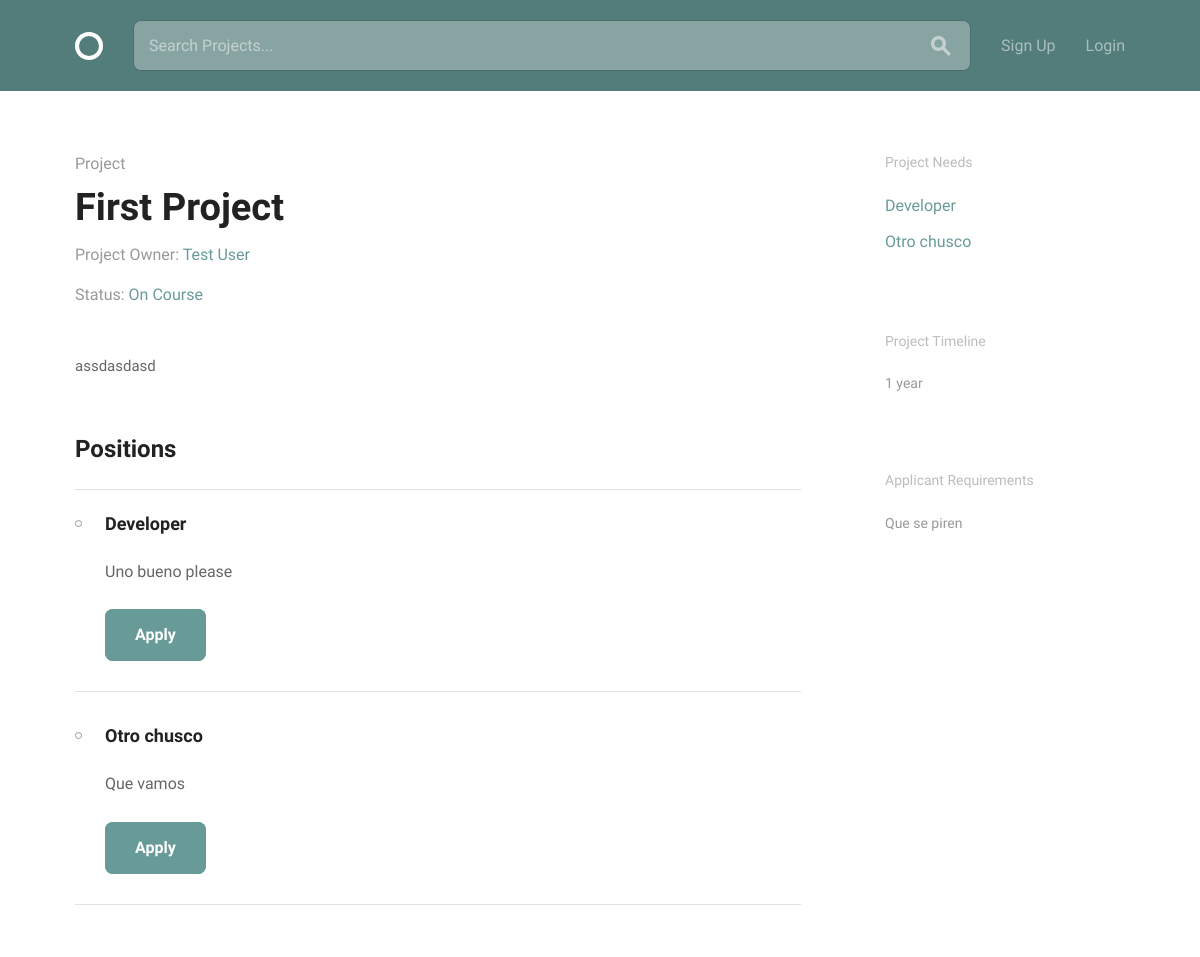
The app's page /projects/6 with its own data.
### projects/models.py (models this page shows, shortened)
class Project(models.Model):
    owner = models.ForeignKey(settings.AUTH_USER_MODEL, on_delete=models.CASCADE, related_name="project")
    title = models.CharField(max_length=30)
    description = models.CharField(max_length=140)
    requirements = models.CharField(max_length=100)
    timeline = models.CharField(max_length=30, blank=True, default="")
    completed = models.BooleanField(default=False)
    positions = models.ManyToManyField(Position, blank=False)

class Position(models.Model):
    title = models.CharField(max_length=30)
    description = models.CharField(max_length=140)
    applications = models.ManyToManyField('Application', blank=True, related_name="position_applications")

### accounts/models.py (models this page shows, shortened)
class User(AbstractBaseUser, PermissionsMixin):
    username = models.CharField(max_length=50, unique=True)
    email = models.EmailField(unique=True)
    date_joined = models.DateTimeField(default=timezone.now)
    is_active = models.BooleanField(default=True)
    is_staff = models.BooleanField(default=False)
    objects = UserManager()
    USERNAME_FIELD = "email"
    REQUIRED_FIELDS = ["username"]

### profiles/models.py (models this page shows, shortened)
class Profile(models.Model):
    user = models.OneToOneField(settings.AUTH_USER_MODEL, on_delete=models.CASCADE, related_name="profile")
    display_name = models.CharField(max_length=100, null=True, blank=True)
    bio = models.CharField(max_length=140, blank=True, default="")
    avatar = models.ImageField(upload_to="avatars/", blank=True, null=True)
    skills = models.ManyToManyField(Skill, blank=True)

### projects/views.py (the view)
# urls.py: url(r"^(?P<pk>\d+)$", views.ProjectView.as_view(), name="view-project"),
class ProjectView(generic.TemplateView):
    model = models.Project
    template_name = "projects/project.html"
    def get_object(self):
        return get_object_or_404(self.model, pk=self.kwargs.get('pk'))
    def get_context_data(self, **kwargs):
        context = super(ProjectView, self).get_context_data(**kwargs)
        context['project'] = self.get_object()
        return context

### projects/templates/projects/project.html (shortened to what this page needs)
{% extends "layout.html" %}
{% load static from staticfiles %}
{% block content %}
  <div class="bounds circle--page circle--article">
    <div class="grid-70">
      <div class="circle--article--header">
        <h4 class="circle--article--section">Project</h4>
        <h1 class="circle--article--title">{{ project.title }}</h1>
        <p class="circle--article--byline">Project Owner: <a style="text-decoration: none" title="Click to view user's profile" href="{% url 'profiles:view-profile' %}">{{ project.owner.profile.display_name }}</a></p>
        <p class="circle--article--byline">Status: {% if project.completed %}<a style="text-decoration: none" title="Click to mark as On Course" href="{% url 'projects:change-status' pk=project.pk %}">Completed</a> {% else %} <a style="text-decoration: none" title="Click to mark as Completed" href="{% url 'projects:change-status' pk=project.pk %}">On Course</a> {% endif %}</p>
      </div>
      <div class="circle--article--body">
        {{ project.description }}
      </div>
      <div class="circle--project--positions">
        <h2>Positions</h2>
        <ul class="circle--group--list">
          {% for position in project.positions.all %}
          <li>
            <h3 id="{{ position.title }}">{{ position.title }}</h3>
            <p>{{ position.description }}</p>
            <a class="button button-primary" href="{% url 'projects:apply' project_pk=project.pk pk=position.pk %}">Apply</a>
          </li>
          {% endfor %}
        </ul>
      </div>
    </div>
    <div class="grid-25 grid-push-5">
      <div class="circle--secondary--module">
        <h3>Project Needs</h3>
        <ul class="circle--link--list">
          {% for position in project.positions.all %}
              <li><a href="#{{ position.title }}">{{ position.title }}</a></li>
           {% endfor %}
        </ul>
      </div>
      <div class="circle--secondary--module">
        <h3>Project Timeline</h3>
        <p>{{ project.timeline }}</p>
      </div>
      <div class="circle--secondary--module">
        <h3>Applicant Requirements</h3>
        <p>{{ project.requirements }}</p>
      </div>
    </div>
  </div>
{% endblock %}

### assets/css/global.css (style rules this page uses)
html { font-family: sans-serif; -ms-text-size-adjust: 100%; -webkit-text-size-adjust: 100%; }
body { margin: 0; }
a { background-color: transparent; }
h1 { font-size: 2em; margin: 0.67em 0; }
html { font-size: 62.5%; }
body { font-size: 1.5em; line-height: 1.6; font-weight: 400; font-family: "Cousine"; color: #666; }
.bounds { max-width: 1080px; margin: 0 auto; }
.grid, .grid-5, .grid-10, .grid-15, .grid-20, .grid-25, .grid-30, .grid-33, .grid-35, .grid-40, .grid-45, .grid-50, .grid-55, .grid-60, .grid-65, .grid-66, .grid-70, .grid-75, .grid-80, .grid-90, .grid-95, .grid-100 { float: left; box-sizing: border-box; position: relative; }
.grid-push-5 { left: 5%; }
.grid-25 { width: 25%; padding: 0 15px; }
.grid-70 { width: 70%; padding: 0 15px; }
h1, h2, h3, h4, h5, h6 { margin-top: 0; margin-bottom: 2rem; font-weight: bold; font-family: "Work Sans", sans-serif; color: #222; }
h1 { font-size: 3.8rem; }
h2 { font-size: 2.4rem; }
h3 { font-size: 1.8rem; }
h4 { font-size: 1.6rem; }
@media (min-width: 550px) { h1 { font-size: 3.8rem; } }
@media (min-width: 550px) { h2 { font-size: 2.4rem; } }
@media (min-width: 550px) { h3 { font-size: 1.8rem; } }
@media (min-width: 550px) { h4 { font-size: 1.6rem; } }
p { margin-top: 0; font-size: 1.6rem; }
a { color: #689b98; -webkit-transition: color 0.2s; -moz-transition: color 0.2s; -ms-transition: color 0.2s; -o-transition: color 0.2s; transition: color 0.2s; }
.button, button, input[type="submit"], input[type="reset"], input[type="button"] { font-family: "Work Sans", sans-serif; font-size: 1.6rem; padding: 18px 30px; border: 0; margin-right: 10px; border-radius: 8px; font-weight: bold; display: inline-block; white-space: nowrap; box-sizing: border-box; line-height: 1; text-decoration: none; color: #689b98; background: none; box-shadow: 0 0 0 2px #689b98 inset; position: relative; -webkit-transition: 0.2s; -moz-transition: 0.2s; -ms-transition: 0.2s; -o-transition: 0.2s; transition: 0.2s; }
.button { cursor: pointer; }
.button.button-primary, input[type="submit"].button-primary, input[type="reset"].button-primary, input[type="button"].button-primary, button.button-primary { color: #fff; background-color: #689b98; }
ul { list-style: circle inside; }
ul { padding-left: 0; margin-top: 0; }
li { margin-bottom: 1rem; font-size: 1.6rem; }
button, .button { margin-bottom: 1rem; }
pre, blockquote, dl, figure, table, p, ul, ol, form { margin-bottom: 2.5rem; }
.circle--link--list { list-style-type: none; }
.circle--link--list a { text-decoration: none; }
.circle--group--list { border-top: 1px solid #e1e1e1; list-style: none; }
.circle--group--list li { border-bottom: 1px solid #e1e1e1; padding: 2rem 0 2rem 3rem; }
.circle--group--list li:before { content: ""; float: left; margin: 10px 0 0 -30px; width: 5px; height: 5px; border: 1px solid #999; border-radius: 10px; display: block; }
.circle--article--header { margin-bottom: 50px; }
.circle--article--header h1 { margin-bottom: 10px; }
.circle--article--section { margin: 0; font-weight: normal; color: #999; }
.circle--article--byline { margin: 0; line-height: 1; font-size: 1.6rem; color: #999; }
.circle--secondary--module { margin-bottom: 50px; }
.circle--secondary--module:before, .circle--secondary--module:after { content: " "; display: table; }
.circle--secondary--module:after { clear: both; }
.circle--secondary--module > h1, .circle--secondary--module > h2, .circle--secondary--module > h3, .circle--secondary--module > h4, .circle--secondary--module > h5, .circle--secondary--module > h6 { font-family: "Cousine"; color: rgba(34, 34, 34, 0.3); font-size: 1.4rem; font-weight: normal; }
.circle--secondary--module p { font-size: 1.4rem; color: #999999; }
.circle--secondary--module a { width: 100%; text-align: center; }
.circle--page { margin-bottom: 100px; }
.circle--page:before, .circle--page:after { content: " "; display: table; }
.circle--page:after { clear: both; }
.circle--article { padding-top: 30px; }
.circle--article--body { line-height: 1.8; margin-bottom: 50px; }

### records on screen
Project: title "First Project", owner.profile.display_name "Test User", description "assdasdasd", timeline "1 year", requirements "Que se piren"
Position: title "Developer", description "Uno bueno please"
Position: title "Otro chusco", description "Que vamos"
